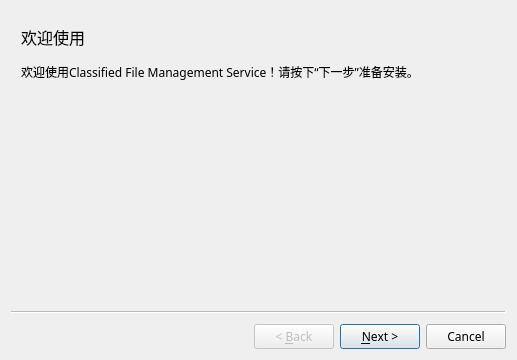
<?xml version="1.0" encoding="UTF-8"?>
<ui version="4.0">
 <class>Wizard</class>
 <widget class="QWizard" name="Wizard">
  <property name="geometry">
   <rect>
    <x>0</x>
    <y>0</y>
    <width>517</width>
    <height>360</height>
   </rect>
  </property>
  <property name="minimumSize">
   <size>
    <width>517</width>
    <height>360</height>
   </size>
  </property>
  <property name="maximumSize">
   <size>
    <width>517</width>
    <height>360</height>
   </size>
  </property>
  <property name="font">
   <font>
    <family>Microsoft YaHei UI Light</family>
   </font>
  </property>
  <property name="windowTitle">
   <string>向导</string>
  </property>
  <widget class="QWizardPage" name="wizardPage1">
   <widget class="QLabel" name="label">
    <property name="geometry">
     <rect>
      <x>10</x>
      <y>10</y>
      <width>261</width>
      <height>31</height>
     </rect>
    </property>
    <property name="font">
     <font>
      <family>Microsoft YaHei UI Light</family>
      <pointsize>12</pointsize>
     </font>
    </property>
    <property name="text">
     <string>欢迎使用</string>
    </property>
   </widget>
   <widget class="QLabel" name="label_2">
    <property name="geometry">
     <rect>
      <x>10</x>
      <y>50</y>
      <width>491</width>
      <height>21</height>
     </rect>
    </property>
    <property name="text">
     <string>欢迎使用Classified File Management Service！请按下“下一步”准备安装。</string>
    </property>
   </widget>
  </widget>
  <widget class="QWizardPage" name="wizardPage2">
   <widget class="QLabel" name="label_4">
    <property name="geometry">
     <rect>
      <x>9</x>
      <y>9</y>
      <width>64</width>
      <height>21</height>
     </rect>
    </property>
    <property name="font">
     <font>
      <family>Microsoft YaHei UI Light</family>
      <pointsize>12</pointsize>
     </font>
    </property>
    <property name="text">
     <string>使用协议</string>
    </property>
   </widget>
   <widget class="QTextBrowser" name="textBrowser">
    <property name="geometry">
     <rect>
      <x>9</x>
      <y>58</y>
      <width>464</width>
      <height>177</height>
     </rect>
    </property>
    <property name="html">
     <string>&lt;!DOCTYPE HTML PUBLIC &quot;-//W3C//DTD HTML 4.0//EN&quot; &quot;http://www.w3.org/TR/REC-html40/strict.dtd&quot;&gt;
&lt;html&gt;&lt;head&gt;&lt;meta name=&quot;qrichtext&quot; content=&quot;1&quot; /&gt;&lt;style type=&quot;text/css&quot;&gt;
p, li { white-space: pre-wrap; }
&lt;/style&gt;&lt;/head&gt;&lt;body style=&quot; font-family:'Microsoft YaHei UI Light'; font-size:9pt; font-weight:400; font-style:normal;&quot;&gt;
&lt;p style=&quot; margin-top:0px; margin-bottom:0px; margin-left:0px; margin-right:0px; -qt-block-indent:0; text-indent:0px;&quot;&gt;&lt;span style=&quot; font-weight:600;&quot;&gt;Classified Services License&lt;/span&gt;&lt;/p&gt;
&lt;p style=&quot;-qt-paragraph-type:empty; margin-top:0px; margin-bottom:0px; margin-left:0px; margin-right:0px; -qt-block-indent:0; text-indent:0px;&quot;&gt;&lt;br /&gt;&lt;/p&gt;
&lt;p style=&quot; margin-top:0px; margin-bottom:0px; margin-left:0px; margin-right:0px; -qt-block-indent:0; text-indent:0px;&quot;&gt;&lt;span style=&quot; font-weight:600;&quot;&gt;Copyright (c) 2020 Creeper Team&lt;/span&gt;&lt;/p&gt;
&lt;p style=&quot;-qt-paragraph-type:empty; margin-top:0px; margin-bottom:0px; margin-left:0px; margin-right:0px; -qt-block-indent:0; text-indent:0px;&quot;&gt;&lt;br /&gt;&lt;/p&gt;
&lt;p style=&quot; margin-top:0px; margin-bottom:0px; margin-left:0px; margin-right:0px; -qt-block-indent:0; text-indent:0px;&quot;&gt;The Classified file management system is an open source, free, and everyone can&lt;/p&gt;
&lt;p style=&quot; margin-top:0px; margin-bottom:0px; margin-left:0px; margin-right:0px; -qt-block-indent:0; text-indent:0px;&quot;&gt;contribute project. Before using the Classified file management system (Hereinafter&lt;/p&gt;
&lt;p style=&quot; margin-top:0px; margin-bottom:0px; margin-left:0px; margin-right:0px; -qt-block-indent:0; text-indent:0px;&quot;&gt;referred to as &amp;quot;this system&amp;quot;), the following regulations should be followed:&lt;/p&gt;
&lt;p style=&quot;-qt-paragraph-type:empty; margin-top:0px; margin-bottom:0px; margin-left:0px; margin-right:0px; -qt-block-indent:0; text-indent:0px;&quot;&gt;&lt;br /&gt;&lt;/p&gt;
&lt;p style=&quot; margin-top:0px; margin-bottom:0px; margin-left:0px; margin-right:0px; -qt-block-indent:0; text-indent:0px;&quot;&gt;1. Before using this system, regardless of personal or commercial behavior, you&lt;/p&gt;
&lt;p style=&quot; margin-top:0px; margin-bottom:0px; margin-left:0px; margin-right:0px; -qt-block-indent:0; text-indent:0px;&quot;&gt;   must apply to the developer in advance. Unauthorized use behavior we have the&lt;/p&gt;
&lt;p style=&quot; margin-top:0px; margin-bottom:0px; margin-left:0px; margin-right:0px; -qt-block-indent:0; text-indent:0px;&quot;&gt;   right to pursue legal responsibility and not responsible for any losses caused&lt;/p&gt;
&lt;p style=&quot; margin-top:0px; margin-bottom:0px; margin-left:0px; margin-right:0px; -qt-block-indent:0; text-indent:0px;&quot;&gt;   thereby.&lt;/p&gt;
&lt;p style=&quot;-qt-paragraph-type:empty; margin-top:0px; margin-bottom:0px; margin-left:0px; margin-right:0px; -qt-block-indent:0; text-indent:0px;&quot;&gt;&lt;br /&gt;&lt;/p&gt;
&lt;p style=&quot; margin-top:0px; margin-bottom:0px; margin-left:0px; margin-right:0px; -qt-block-indent:0; text-indent:0px;&quot;&gt;2. Modification and redistribution of this system are allowed, but you must include&lt;/p&gt;
&lt;p style=&quot; margin-top:0px; margin-bottom:0px; margin-left:0px; margin-right:0px; -qt-block-indent:0; text-indent:0px;&quot;&gt;   the original copyright information of this system when redistributing. We have the&lt;/p&gt;
&lt;p style=&quot; margin-top:0px; margin-bottom:0px; margin-left:0px; margin-right:0px; -qt-block-indent:0; text-indent:0px;&quot;&gt;   right to request the infringer to compensate any loss caused by this system.&lt;/p&gt;
&lt;p style=&quot;-qt-paragraph-type:empty; margin-top:0px; margin-bottom:0px; margin-left:0px; margin-right:0px; -qt-block-indent:0; text-indent:0px;&quot;&gt;&lt;br /&gt;&lt;/p&gt;
&lt;p style=&quot; margin-top:0px; margin-bottom:0px; margin-left:0px; margin-right:0px; -qt-block-indent:0; text-indent:0px;&quot;&gt;3. All modules, libraries, sample resources, etc. referenced by the system follow&lt;/p&gt;
&lt;p style=&quot; margin-top:0px; margin-bottom:0px; margin-left:0px; margin-right:0px; -qt-block-indent:0; text-indent:0px;&quot;&gt;   their original distribution license.&lt;/p&gt;
&lt;p style=&quot;-qt-paragraph-type:empty; margin-top:0px; margin-bottom:0px; margin-left:0px; margin-right:0px; -qt-block-indent:0; text-indent:0px;&quot;&gt;&lt;br /&gt;&lt;/p&gt;
&lt;p style=&quot; margin-top:0px; margin-bottom:0px; margin-left:0px; margin-right:0px; -qt-block-indent:0; text-indent:0px;&quot;&gt;4. We have the right to deprive a user of the right to use the system at any time&lt;/p&gt;
&lt;p style=&quot; margin-top:0px; margin-bottom:0px; margin-left:0px; margin-right:0px; -qt-block-indent:0; text-indent:0px;&quot;&gt;   without any explanation.&lt;/p&gt;
&lt;p style=&quot;-qt-paragraph-type:empty; margin-top:0px; margin-bottom:0px; margin-left:0px; margin-right:0px; -qt-block-indent:0; text-indent:0px;&quot;&gt;&lt;br /&gt;&lt;/p&gt;
&lt;p style=&quot; margin-top:0px; margin-bottom:0px; margin-left:0px; margin-right:0px; -qt-block-indent:0; text-indent:0px;&quot;&gt;5. If users use the cloud service provided by us, please pay attention to regularly&lt;/p&gt;
&lt;p style=&quot; margin-top:0px; margin-bottom:0px; margin-left:0px; margin-right:0px; -qt-block-indent:0; text-indent:0px;&quot;&gt;   backup your data to the local and regularly check whether your service is normal.&lt;/p&gt;
&lt;p style=&quot; margin-top:0px; margin-bottom:0px; margin-left:0px; margin-right:0px; -qt-block-indent:0; text-indent:0px;&quot;&gt;   WE ARE NOT RESPONESIBLE FOR ANY LOSSES CAUSED BY SUCH NEGLIGENCE. At any time, we&lt;/p&gt;
&lt;p style=&quot; margin-top:0px; margin-bottom:0px; margin-left:0px; margin-right:0px; -qt-block-indent:0; text-indent:0px;&quot;&gt;   recommend that users use their own servers for hosting.&lt;/p&gt;
&lt;p style=&quot;-qt-paragraph-type:empty; margin-top:0px; margin-bottom:0px; margin-left:0px; margin-right:0px; -qt-block-indent:0; text-indent:0px;&quot;&gt;&lt;br /&gt;&lt;/p&gt;
&lt;p style=&quot; margin-top:0px; margin-bottom:0px; margin-left:0px; margin-right:0px; -qt-block-indent:0; text-indent:0px;&quot;&gt;6. If the user's right to use the system is cancelled, the data hosted on our cloud&lt;/p&gt;
&lt;p style=&quot; margin-top:0px; margin-bottom:0px; margin-left:0px; margin-right:0px; -qt-block-indent:0; text-indent:0px;&quot;&gt;   service will be deleted synchronously. We have the right not to provide backup of&lt;/p&gt;
&lt;p style=&quot; margin-top:0px; margin-bottom:0px; margin-left:0px; margin-right:0px; -qt-block-indent:0; text-indent:0px;&quot;&gt;   data.&lt;/p&gt;
&lt;p style=&quot;-qt-paragraph-type:empty; margin-top:0px; margin-bottom:0px; margin-left:0px; margin-right:0px; -qt-block-indent:0; text-indent:0px;&quot;&gt;&lt;br /&gt;&lt;/p&gt;
&lt;p style=&quot; margin-top:0px; margin-bottom:0px; margin-left:0px; margin-right:0px; -qt-block-indent:0; text-indent:0px;&quot;&gt;7. If the user has donated before the right to use is cancelled, the decision to &lt;/p&gt;
&lt;p style=&quot; margin-top:0px; margin-bottom:0px; margin-left:0px; margin-right:0px; -qt-block-indent:0; text-indent:0px;&quot;&gt;   cancel the right to use will still be executed, but we will provide a copy (if any)&lt;/p&gt;
&lt;p style=&quot; margin-top:0px; margin-bottom:0px; margin-left:0px; margin-right:0px; -qt-block-indent:0; text-indent:0px;&quot;&gt;   of the latest data of the cloud service. It may not be the latest, and we are not &lt;/p&gt;
&lt;p style=&quot; margin-top:0px; margin-bottom:0px; margin-left:0px; margin-right:0px; -qt-block-indent:0; text-indent:0px;&quot;&gt;   responsible for data loss caused by its old version.&lt;/p&gt;
&lt;p style=&quot;-qt-paragraph-type:empty; margin-top:0px; margin-bottom:0px; margin-left:0px; margin-right:0px; -qt-block-indent:0; text-indent:0px;&quot;&gt;&lt;br /&gt;&lt;/p&gt;
&lt;p style=&quot; margin-top:0px; margin-bottom:0px; margin-left:0px; margin-right:0px; -qt-block-indent:0; text-indent:0px;&quot;&gt;When using the Classified file management system, you have accepted all the terms of&lt;/p&gt;
&lt;p style=&quot; margin-top:0px; margin-bottom:0px; margin-left:0px; margin-right:0px; -qt-block-indent:0; text-indent:0px;&quot;&gt;this agreement. WE RESERVE THE RIGHT TO CHANGE THE LICENSE AT ANY TIME WITHOUT NOTICE.&lt;/p&gt;
&lt;p style=&quot;-qt-paragraph-type:empty; margin-top:0px; margin-bottom:0px; margin-left:0px; margin-right:0px; -qt-block-indent:0; text-indent:0px;&quot;&gt;&lt;br /&gt;&lt;/p&gt;&lt;/body&gt;&lt;/html&gt;</string>
    </property>
   </widget>
   <widget class="QLabel" name="label_3">
    <property name="geometry">
     <rect>
      <x>9</x>
      <y>36</y>
      <width>192</width>
      <height>16</height>
     </rect>
    </property>
    <property name="text">
     <string>您必须同意下列协议才能继续安装。</string>
    </property>
   </widget>
  </widget>
  <widget class="QWizardPage" name="wizardPage">
   <widget class="QLabel" name="label_5">
    <property name="geometry">
     <rect>
      <x>10</x>
      <y>10</y>
      <width>101</width>
      <height>21</height>
     </rect>
    </property>
    <property name="font">
     <font>
      <family>Microsoft YaHei UI Light</family>
      <pointsize>12</pointsize>
     </font>
    </property>
    <property name="text">
     <string>正在安装</string>
    </property>
   </widget>
   <widget class="QLabel" name="label_6">
    <property name="geometry">
     <rect>
      <x>10</x>
      <y>40</y>
      <width>171</width>
      <height>16</height>
     </rect>
    </property>
    <property name="text">
     <string>请您等待。</string>
    </property>
   </widget>
   <widget class="QProgressBar" name="progressBar">
    <property name="geometry">
     <rect>
      <x>10</x>
      <y>190</y>
      <width>471</width>
      <height>23</height>
     </rect>
    </property>
    <property name="value">
     <number>0</number>
    </property>
   </widget>
  </widget>
 </widget>
 <resources/>
 <connections/>
</ui>
